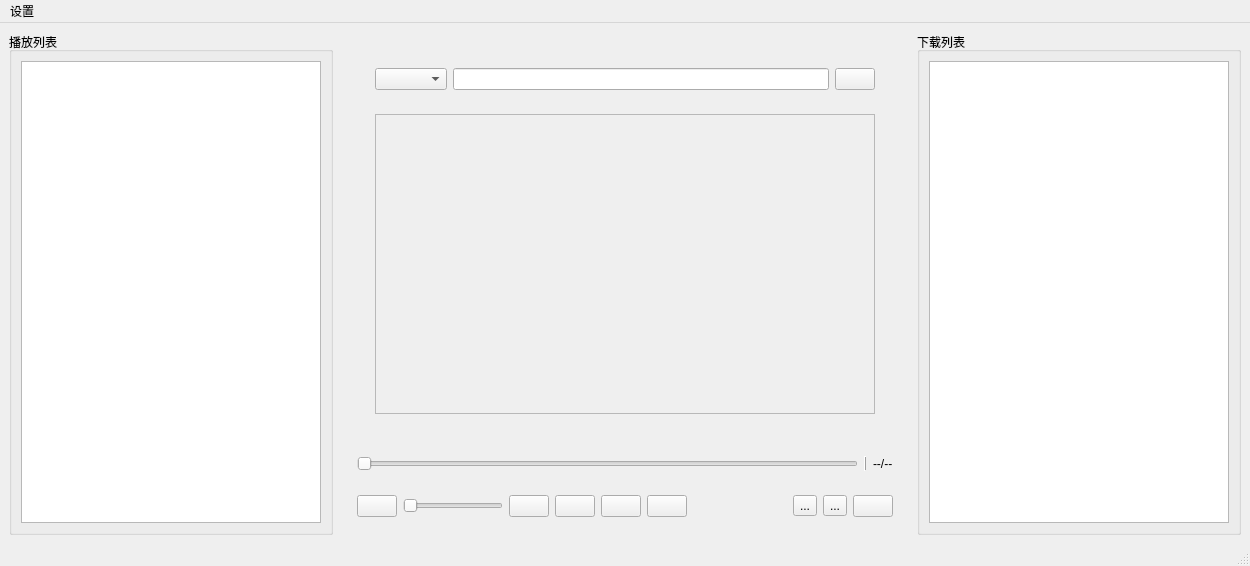
<?xml version="1.0" encoding="UTF-8"?>
<ui version="4.0">
 <class>MainWindow</class>
 <widget class="QMainWindow" name="MainWindow">
  <property name="geometry">
   <rect>
    <x>0</x>
    <y>0</y>
    <width>1242</width>
    <height>562</height>
   </rect>
  </property>
  <property name="windowTitle">
   <string>MusicPlayer</string>
  </property>
  <widget class="QWidget" name="centralwidget">
   <layout class="QHBoxLayout" name="horizontalLayout_7">
    <property name="sizeConstraint">
     <enum>QLayout::SetFixedSize</enum>
    </property>
    <item>
     <widget class="QGroupBox" name="listengroupBox">
      <property name="title">
       <string>播放列表</string>
      </property>
      <layout class="QVBoxLayout" name="verticalLayout">
       <item>
        <widget class="QListView" name="listenlistView">
         <property name="minimumSize">
          <size>
           <width>300</width>
           <height>0</height>
          </size>
         </property>
         <property name="editTriggers">
          <set>QAbstractItemView::NoEditTriggers</set>
         </property>
        </widget>
       </item>
      </layout>
     </widget>
    </item>
    <item>
     <widget class="QWidget" name="widget_10" native="true">
      <layout class="QVBoxLayout" name="verticalLayout_8">
       <item>
        <widget class="QWidget" name="widget_5" native="true">
         <layout class="QHBoxLayout" name="horizontalLayout_3">
          <item>
           <widget class="QWidget" name="widget" native="true">
            <layout class="QVBoxLayout" name="verticalLayout_2">
             <item>
              <widget class="QWidget" name="widget_2" native="true">
               <layout class="QHBoxLayout" name="horizontalLayout">
                <item>
                 <widget class="QComboBox" name="musicercomboBox"/>
                </item>
                <item>
                 <widget class="QLineEdit" name="inputlineEdit"/>
                </item>
                <item>
                 <widget class="QPushButton" name="searchButton">
                  <property name="text">
                   <string/>
                  </property>
                 </widget>
                </item>
               </layout>
              </widget>
             </item>
             <item>
              <widget class="QWidget" name="widget_3" native="true">
               <layout class="QVBoxLayout" name="verticalLayout_3">
                <item>
                 <widget class="QScrollArea" name="resultscrollArea">
                  <property name="minimumSize">
                   <size>
                    <width>500</width>
                    <height>300</height>
                   </size>
                  </property>
                  <property name="widgetResizable">
                   <bool>true</bool>
                  </property>
                  <widget class="QWidget" name="scrollAreaWidgetContents">
                   <property name="geometry">
                    <rect>
                     <x>0</x>
                     <y>0</y>
                     <width>498</width>
                     <height>298</height>
                    </rect>
                   </property>
                   <layout class="QVBoxLayout" name="verticalLayout_5"/>
                  </widget>
                 </widget>
                </item>
               </layout>
              </widget>
             </item>
            </layout>
           </widget>
          </item>
         </layout>
        </widget>
       </item>
       <item>
        <widget class="QWidget" name="widget_7" native="true">
         <layout class="QHBoxLayout" name="horizontalLayout_5">
          <item>
           <widget class="QSlider" name="processhorizontalSlider">
            <property name="orientation">
             <enum>Qt::Horizontal</enum>
            </property>
           </widget>
          </item>
          <item>
           <widget class="QFrame" name="frame_3">
            <property name="frameShape">
             <enum>QFrame::VLine</enum>
            </property>
            <property name="frameShadow">
             <enum>QFrame::Raised</enum>
            </property>
           </widget>
          </item>
          <item>
           <widget class="QLabel" name="timelabel">
            <property name="text">
             <string>--/--</string>
            </property>
           </widget>
          </item>
         </layout>
        </widget>
       </item>
       <item>
        <widget class="QWidget" name="widget_4" native="true">
         <layout class="QHBoxLayout" name="horizontalLayout_2">
          <item>
           <widget class="QPushButton" name="voicepushButton">
            <property name="text">
             <string/>
            </property>
           </widget>
          </item>
          <item>
           <widget class="QSlider" name="voicehorizontalSlider">
            <property name="orientation">
             <enum>Qt::Horizontal</enum>
            </property>
           </widget>
          </item>
          <item>
           <widget class="QPushButton" name="lastpushButton">
            <property name="text">
             <string/>
            </property>
           </widget>
          </item>
          <item>
           <widget class="QPushButton" name="playpushButton">
            <property name="text">
             <string/>
            </property>
           </widget>
          </item>
          <item>
           <widget class="QPushButton" name="nextpushButton">
            <property name="text">
             <string/>
            </property>
           </widget>
          </item>
          <item>
           <widget class="QPushButton" name="modepushButton">
            <property name="text">
             <string/>
            </property>
           </widget>
          </item>
          <item>
           <spacer name="horizontalSpacer">
            <property name="orientation">
             <enum>Qt::Horizontal</enum>
            </property>
            <property name="sizeHint" stdset="0">
             <size>
              <width>40</width>
              <height>20</height>
             </size>
            </property>
           </spacer>
          </item>
          <item>
           <widget class="QToolButton" name="downloadtoolButton">
            <property name="text">
             <string>...</string>
            </property>
           </widget>
          </item>
          <item>
           <widget class="QToolButton" name="logintoolButton">
            <property name="text">
             <string>...</string>
            </property>
           </widget>
          </item>
          <item>
           <widget class="QPushButton" name="hideandshowpushButton">
            <property name="text">
             <string/>
            </property>
           </widget>
          </item>
         </layout>
        </widget>
       </item>
      </layout>
     </widget>
    </item>
    <item>
     <widget class="QGroupBox" name="downloadgroupBox">
      <property name="title">
       <string>下载列表</string>
      </property>
      <layout class="QVBoxLayout" name="verticalLayout_4">
       <item>
        <widget class="QListView" name="downloadlistView">
         <property name="minimumSize">
          <size>
           <width>300</width>
           <height>0</height>
          </size>
         </property>
         <property name="editTriggers">
          <set>QAbstractItemView::NoEditTriggers</set>
         </property>
        </widget>
       </item>
      </layout>
     </widget>
    </item>
   </layout>
  </widget>
  <widget class="QMenuBar" name="menubar">
   <property name="geometry">
    <rect>
     <x>0</x>
     <y>0</y>
     <width>1242</width>
     <height>22</height>
    </rect>
   </property>
   <widget class="QMenu" name="menu">
    <property name="title">
     <string>设置</string>
    </property>
    <addaction name="action_bat"/>
   </widget>
   <addaction name="menu"/>
  </widget>
  <widget class="QStatusBar" name="statusbar"/>
  <action name="action_bat">
   <property name="text">
    <string>导出bat脚本文件</string>
   </property>
  </action>
 </widget>
 <resources/>
 <connections/>
</ui>
